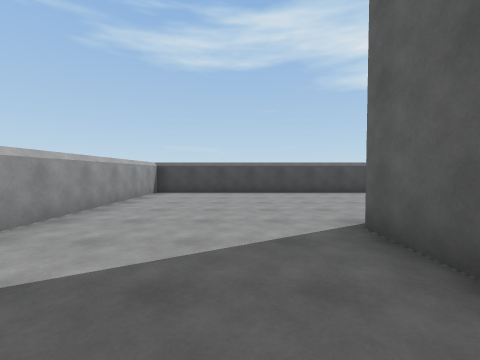
view 1 (above)

24 first-person views from a walk through a Unity game level. The camera is 1.4 m above the floor, tilts 2° down and sees 90° across. The floor is counted in squares, 2 m on a side. Each view is taken from the middle of a square. On the plan, view 1 faces up. The plan holds only what a view shows up to about 9 squares ahead; the rest is blank. The place goes on beyond the plan. The player is left out. Some animated figures are left out. Surface patterns are stand-ins for the level's own textures.

view 2
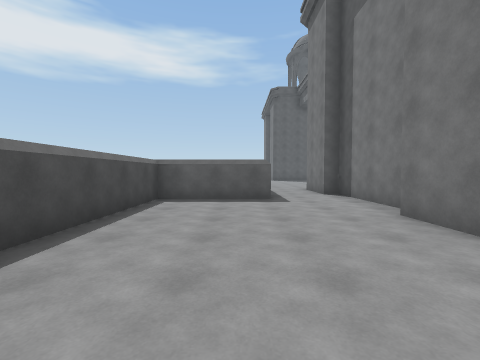

view 3
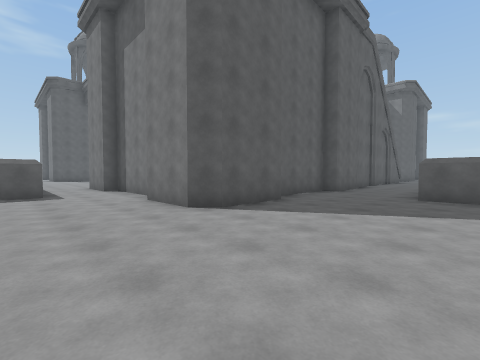

view 4
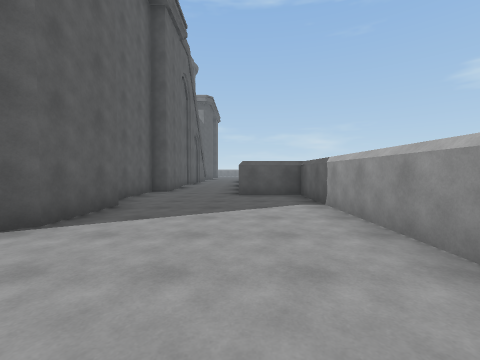

view 5
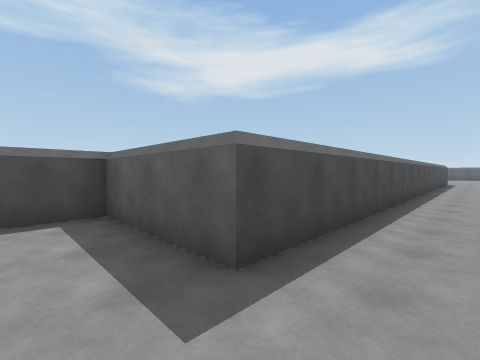

view 6
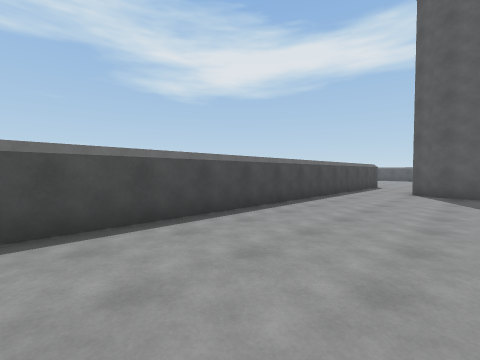

view 7
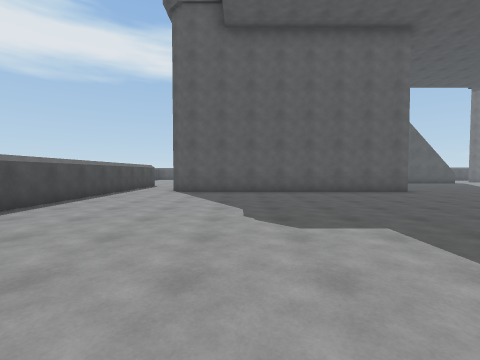

view 8
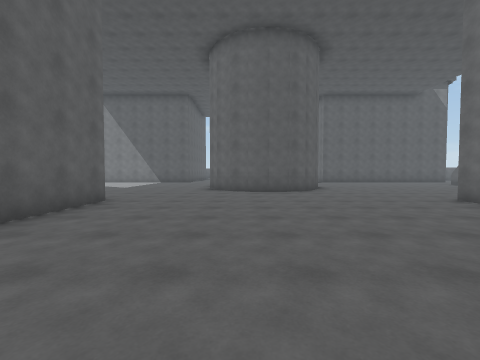

view 9
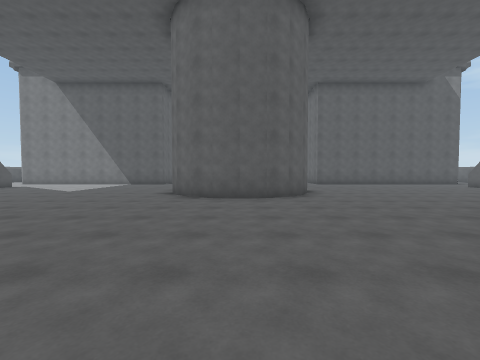

view 10
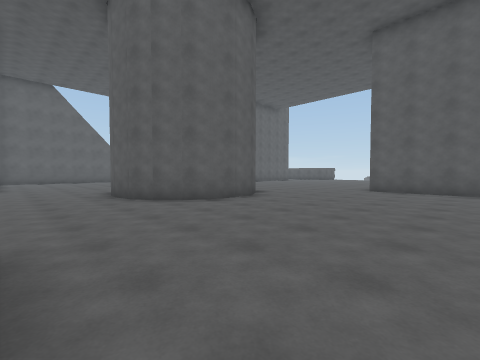

view 11
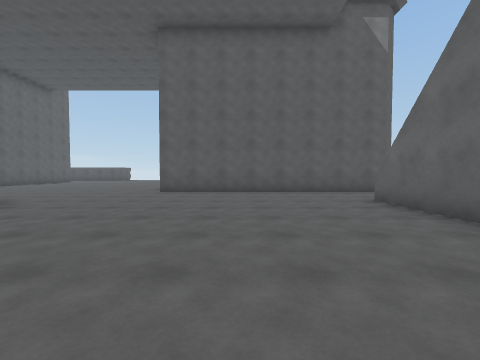

view 12
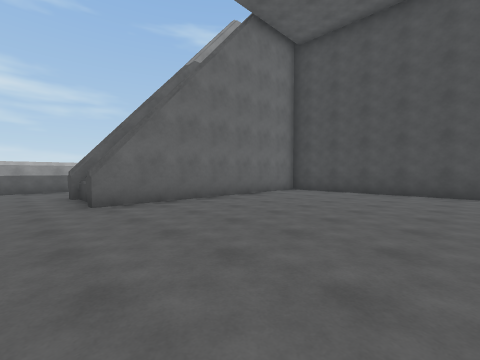

view 13
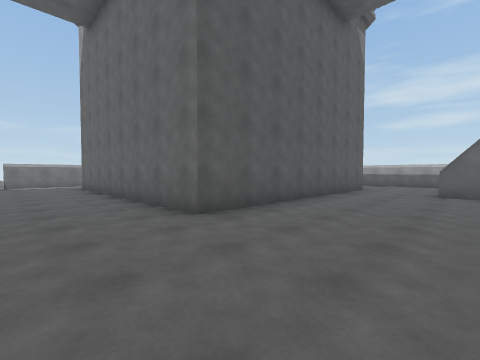

view 14
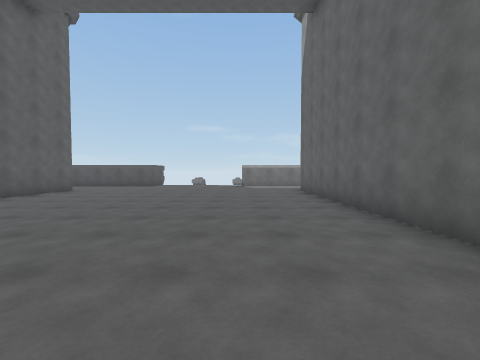

view 15
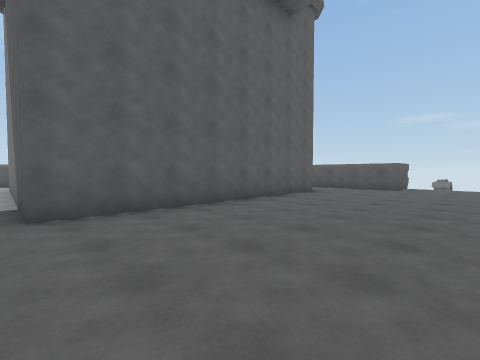

view 16
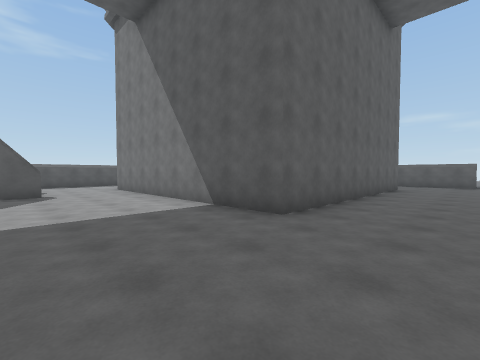

view 17
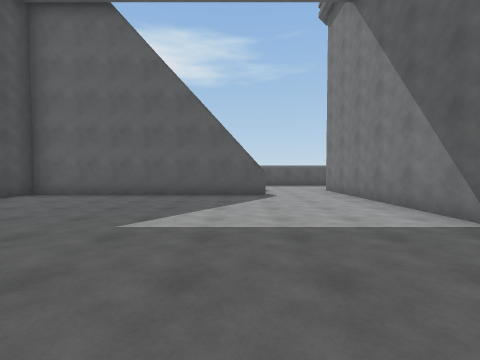

view 18
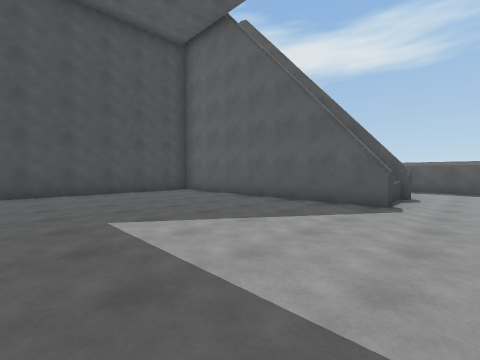

view 19
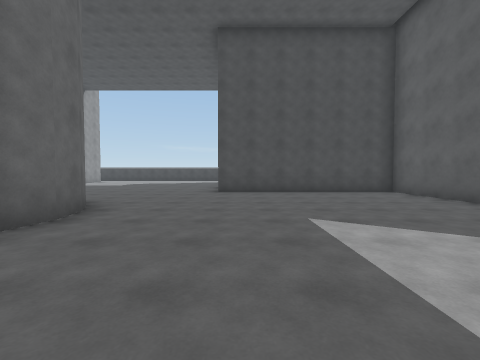

view 20
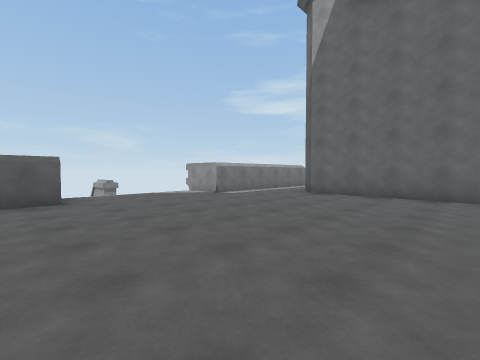

view 21
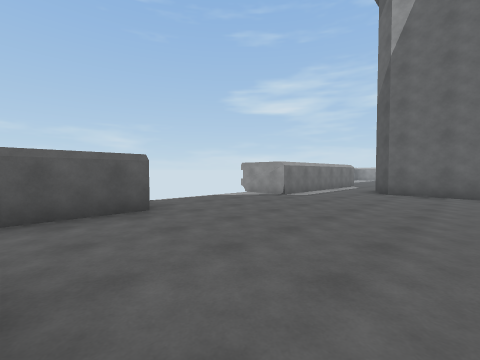

view 22
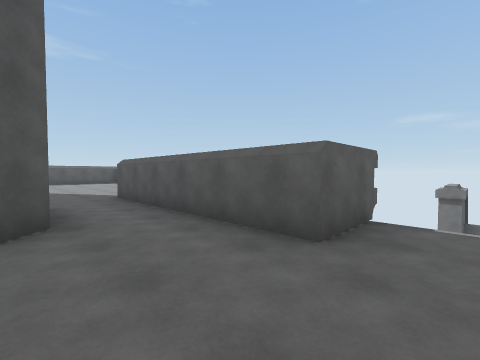

view 23
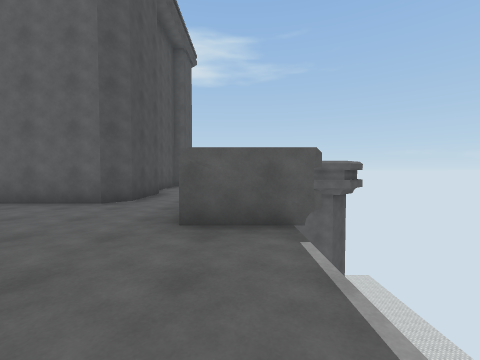

view 24
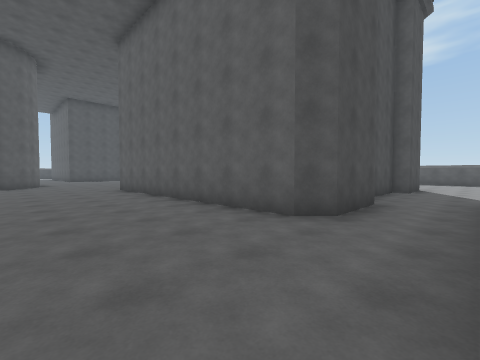

### Floor plan
Points are (right, up) in squares from view 1. A wall is a line through its corners. A room is listed if a view was taken in it or the views show most of it. See-through windows are left out.
Room 1 (views 1, 2, 3, 4, 5)
walls: (4.5, 2.9) (7.4, 2.9); (1.5, 0.9) (1.5, 2.9) (2, 3.4) (3.9, 3.4); (2.1, -0.6) (2.1, 0.4); (7.4, 3.4) (9, 3.4); (10.4, 5.2) (6.2, 5.2) (6.2, 8.1) (-2.8, 8.1) (-2.8, -1.1) (-0.9, -1.1)
ways out: opening at (0.5, 0) to room 2; opening at (9.5, 4.5) to room 2
Room 2 (views 6, 7, 8, 9, 10, 11, 12, 13, 14, 15, 16, 17, 18, 19, 20, 21, 22, 23, 24)
walls: (12.1, -10.9) (11.8, -10.2) (11.7, -9.5) (11.8, -8.8) (12.1, -8.2) (12.7, -7.6) (13.3, -7.3) (14, -7.2) (14.7, -7.3) (15.4, -7.6) (15.9, -8.2) (16.2, -8.8) (16.3, -9.5) (16.2, -10.2); (9, -4.8) (4.5, -4.8); (9.7, -4.2) (9.7, -4.9); (24.8, -11.8) (24.2, -11.8) (24.2, -4.8) (18.3, -4.8) (18.3, 2.9) (18.7, 3.4); (2.6, -11.8) (1.5, -11.8); (2.2, -14.2) (9.7, -14.2) (9.7, -21.9) (9.2, -22.4); (3.8, -5.5) (3.8, -11.8) (3.2, -11.8); (26.1, -11.9) (26.1, -11.2); (1.9, -11.2) (1.9, -11.8); (20.6, -22.4) (18.7, -22.4) (18.3, -21.9) (18.3, -14.2) (26, -14.2); (26.6, -11.8) (25.5, -11.8); (10.4, -24.2) (11.9, -24.2) (11.9, -26); (16.1, -26.1) (16.1, -24.2) (21.9, -24.2); (-1, -11.2) (-1, -13.1); (29, -13.1) (29, -11.2); (1.5, -3.2) (1.5, -2.3); (2.1, -2.3) (2.1, -0.6); (20.7, -28.8) (19.9, -28) (19.9, -27.1); (19.6, 5.2) (10.4, 5.2)
ways out: opening at (0.5, 0) to room 1; opening at (9.5, 4.5) to room 1; opening at (9.5, -23.5); opening at (22, -23.5)

Where each view was taken, in squares from view 1:
view 1: 0 up, 0 right, facing up
view 2: 6 up, 0 right, facing right
view 3: 6 up, 2 left, facing down-right
view 4: 6 up, 1 left, facing down
view 5: 4 up, 5 right, facing up-right
view 6: 2 up, 10 right, facing up-right
view 7: 1 up, 10 right, facing right
view 8: 1 up, 15 right, facing down
view 9: 1 down, 14 right, facing down
view 10: 5 down, 7 right, facing down-right
view 11: 6 down, 7 right, facing down
view 12: 13 down, 9 right, facing up-left
view 13: 11 down, 12 right, facing down-left
view 14: 13 down, 12 right, facing down
view 15: 14 down, 14 right, facing down-right
view 16: 11 down, 16 right, facing down-right
view 17: 11 down, 17 right, facing right
view 18: 13 down, 19 right, facing up-right
view 19: 13 down, 19 right, facing up
view 20: 18 down, 17 right, facing down-left
view 21: 20 down, 18 right, facing down-left
view 22: 22 down, 15 right, facing down-right
view 23: 25 down, 13 right, facing right
view 24: 24 down, 15 right, facing up-right
